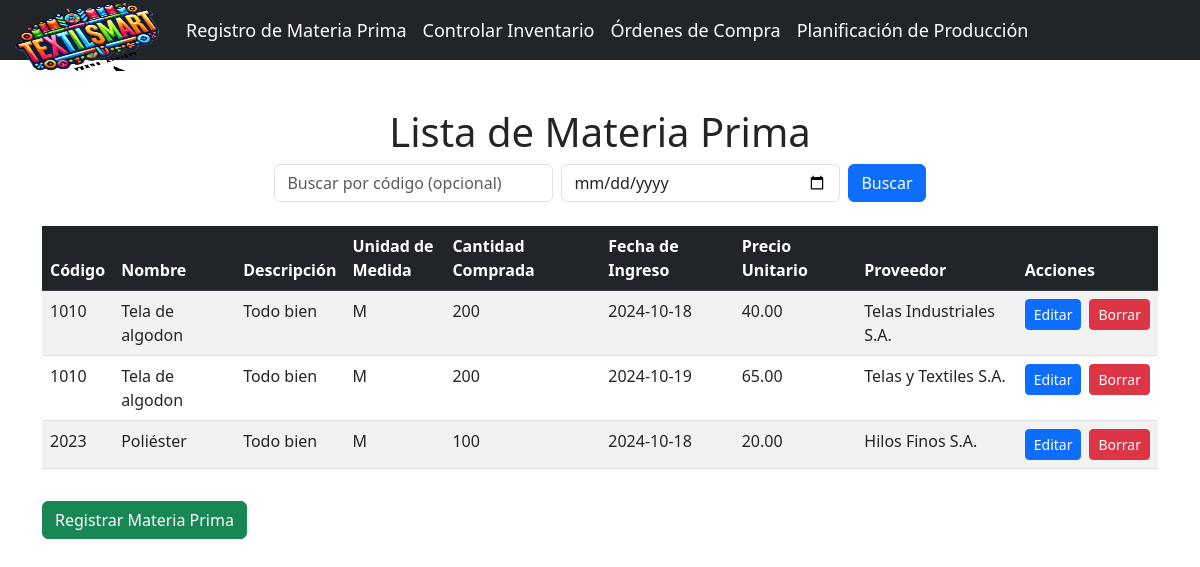
The page /APF/APF/index.php on the database its author committed.
### tables this page shows
CREATE TABLE `ingresomateriaprima` (
  `id_ingreso` int(11) NOT NULL,
  `codigo_materia_prima` varchar(50) NOT NULL,
  `nombre_materia_prima` varchar(255) NOT NULL,
  `descripcion` text DEFAULT NULL,
  `unidad_medida` varchar(50) DEFAULT NULL,
  `cantidad_comprada` int(11) NOT NULL,
  `precio_unitario` decimal(10,2) NOT NULL,
  `fecha_ingreso` date NOT NULL,
  `id_proveedor` int(11) DEFAULT NULL
);

### APF/APF/Controlador/MateriaPrimaControlador.php (called while the page is built, shortened)
<?php
require_once __DIR__ . '/../Modelo/MateriaPrima.php';
require_once __DIR__ . '/../Modelo/GestorDeInventario1.php';
class MateriaPrimaControlador {
    private $materiaPrima;
    public function __construct() {
        $db = (new Database())->getConnection();
        $this->materiaPrima = new MateriaPrima($db);
    }
public function listar() {
    try {
        $materiasPrimas = $this->materiaPrima->obtenerUltimosIngresos();
        require __DIR__ . '/../Vista/listarMateriaPrima.php';
    } catch (Exception $e) {
        error_log("Error al listar ingresos de materias primas: " . $e->getMessage(), 0);
        echo "Error al listar ingresos de materias primas.";
    }
}
}
?>

### APF/APF/Modelo/MateriaPrima.php (called while the page is built, shortened)
<?php
class MateriaPrima {
    private $conn;
    public function __construct($db) {
        $this->conn = $db;
    }
    public function obtenerUltimosIngresos() {
        $query = "SELECT im.*, COALESCE(p.nombre_proveedor, 'Sin Proveedor') AS nombre_proveedor
                  FROM IngresoMateriaPrima im
                  LEFT JOIN Proveedores p ON im.id_proveedor = p.id_proveedor
                  ORDER BY im.id_ingreso DESC
                  LIMIT 5";
        $stmt = $this->conn->prepare($query);
        $stmt->execute();
        return $stmt->fetchAll(PDO::FETCH_ASSOC);
    }
}
?>

### APF/APF/Modelo/GestorDeInventario1.php (called while the page is built, shortened)
<?php
class GestorDeInventario1 {
    private static $instancia = null;
    public static function obtenerInstancia($db) {
        if (self::$instancia === null) {
            self::$instancia = new GestorDeInventario1($db);
        }
        return self::$instancia;
    }
}
?>

### APF/APF/Vista/listarMateriaPrima.php (the view, shortened to what this page needs)
<h1 class="text-center">Lista de Materia Prima</h1>
<form method="GET" action="index.php" class="d-flex justify-content-center mb-4 align-items-center">
    <input type="text" name="codigo" placeholder="Buscar por código (opcional)" class="form-control w-25" value="<?php echo htmlspecialchars($_GET['codigo'] ?? '', ENT_QUOTES); ?>" id="codigo-input">
    <input type="date" name="fecha" placeholder="Buscar por fecha de ingreso (opcional)" class="form-control w-25 ms-2" value="<?php echo htmlspecialchars($_GET['fecha'] ?? '', ENT_QUOTES); ?>" id="fecha-input">
    <button type="submit" class="btn btn-primary ms-2">Buscar</button>
</form>
<?php if (!isset($_GET['accion']) || $_GET['accion'] != 'buscar'): ?>
    <?php if (!empty($materiasPrimas)): ?>
        <div class="table-responsive">
            <table class="table table-striped table-hover">
                <thead class="table-dark">
                    <tr>
                        <th>Código</th>
                        <th>Nombre</th>
                        <th>Descripción</th>
                        <th style="width: 100px;">Unidad de Medida</th>
                        <th>Cantidad Comprada</th>
                        <th>Fecha de Ingreso</th>
                        <th>Precio Unitario</th>
                        <th>Proveedor</th>
                        <th>Acciones</th>
                    </tr>
                </thead>
                <tbody>
                    <?php foreach ($materiasPrimas as $materiaPrima): ?>
                        <tr>
                            <td><?php echo htmlspecialchars($materiaPrima['codigo_materia_prima']); ?></td>
                            <td><?php echo htmlspecialchars($materiaPrima['nombre_materia_prima']); ?></td>
                            <td><?php echo htmlspecialchars($materiaPrima['descripcion']); ?></td>
                            <td><?php echo htmlspecialchars($materiaPrima['unidad_medida']); ?></td>
                            <td><?php echo htmlspecialchars($materiaPrima['cantidad_comprada']); ?></td>
                            <td><?php echo htmlspecialchars($materiaPrima['fecha_ingreso']); ?></td>
                            <td><?php echo htmlspecialchars($materiaPrima['precio_unitario']); ?></td>
                            <td><?php echo htmlspecialchars($materiaPrima['nombre_proveedor']); ?></td>
                            <td>
                                <div class="d-flex justify-content-start">
                                    <a href="index.php?accion=editar&id=<?php echo $materiaPrima['id_ingreso']; ?>" class="btn btn-primary btn-sm me-2">Editar</a>
                                    <a href="index.php?accion=borrar&id=<?php echo $materiaPrima['id_ingreso']; ?>" class="btn btn-danger btn-sm">Borrar</a>
                                </div>
                            </td>
                        </tr>
                    <?php endforeach; ?>
                </tbody>
            </table>
        </div>
        <div class="d-flex justify-content-start mt-3">
            <a href="index.php?accion=crear" class="btn btn-success">Registrar Materia Prima</a>
        </div>
    <?php else: ?>
        <div class="alert alert-info mt-4">
            <strong>¡Atención!</strong> No hay productos registrados.
        </div>
    <?php endif; ?>
<?php endif; ?>
<?php $content = ob_get_clean(); ?>
<?php include 'layout.php'; ?>

### APF/APF/index.php (shortened to what this page needs)
<?php
$controlador = isset($_GET['controlador']) ? filter_var($_GET['controlador'], FILTER_SANITIZE_SPECIAL_CHARS) : 'MateriaPrima';
$accion = isset($_GET['accion']) ? filter_var($_GET['accion'], FILTER_SANITIZE_SPECIAL_CHARS) : 'listar';
$controladorArchivo = "Controlador/{$controlador}Controlador.php";
if (file_exists($controladorArchivo)) {
    $nombreControlador = "{$controlador}Controlador";
    if (class_exists($nombreControlador)) {
        $controlador = new $nombreControlador();
        if (method_exists($controlador, $accion)) {
            $controlador->$accion();
        } else {
            echo "Error: La acción '{$accion}' no existe.";
        }
    } else {
        echo "Error: El controlador '{$nombreControlador}' no existe.";
    }
} else {
    echo "Error: El archivo del controlador '{$controladorArchivo}' no se encuentra.";
}
?>

### APF/APF/Vista/layout.php (shortened to what this page needs)
<!DOCTYPE html>
<html lang="es">
<head>
    <link rel="stylesheet" href="https://cdn.jsdelivr.net/npm/bootstrap@5.3.0-alpha1/dist/css/bootstrap.min.css">
    <link rel="stylesheet" href="Publico/css/estilo.css">
</head>
<body>
    <?php include 'menu.php';  ?>
    <div class="container mt-5">
        <?php echo $content;  ?>
    </div>
</body>
</html>

### APF/APF/Vista/menu.php (shortened to what this page needs)
<nav class="navbar navbar-expand-lg navbar-dark bg-dark">
    <div class="container-fluid">
        <a class="navbar-brand" href="#">
            <img src="Publico/Img/logo.PNG" alt="TextilSmart" class="d-inline-block align-text-top">
        </a>
        <div class="collapse navbar-collapse" id="navbarNav">
            <ul class="navbar-nav">
                <li class="nav-item">
                    <a class="nav-link" href="index.php?accion=listar">Registro de Materia Prima</a>
                </li>
                <li class="nav-item">
                    <a class="nav-link" href="index.php?accion=controlarInventario">Controlar Inventario</a>
                </li>
                <li class="nav-item">
                    <a class="nav-link" href="index.php?accion=ordenesCompra">Órdenes de Compra</a>
                </li>
                <li class="nav-item">
                    <a class="nav-link" href="index.php?controlador=Produccion2&accion=listar">Planificación de Producción</a>
                </li>
            </ul>
        </div>
    </div>
</nav>

### APF/APF/Publico/Css/estilo.css (style rules this page uses)
.navbar { height: 60px; background-color: #343a40; }
.navbar-brand img { width: 150px; height: 80px; }
.nav-link { font-size: 18px; color: #fff; }
.container { margin-top: 50px; }
.text-center { text-align: center; }

### rows shown on the page
ingresomateriaprima: codigo_materia_prima "1010", nombre_materia_prima "Tela de algodon", descripcion "Todo bien", unidad_medida "M", cantidad_comprada "200", fecha_ingreso "2024-10-18", precio_unitario "40.00", nombre_proveedor "Telas Industriales S.A."
ingresomateriaprima: codigo_materia_prima "1010", nombre_materia_prima "Tela de algodon", descripcion "Todo bien", unidad_medida "M", cantidad_comprada "200", fecha_ingreso "2024-10-19", precio_unitario "65.00", nombre_proveedor "Telas y Textiles S.A."
ingresomateriaprima: codigo_materia_prima "2023", nombre_materia_prima "Poliéster", descripcion "Todo bien", unidad_medida "M", cantidad_comprada "100", fecha_ingreso "2024-10-18", precio_unitario "20.00", nombre_proveedor "Hilos Finos S.A."
